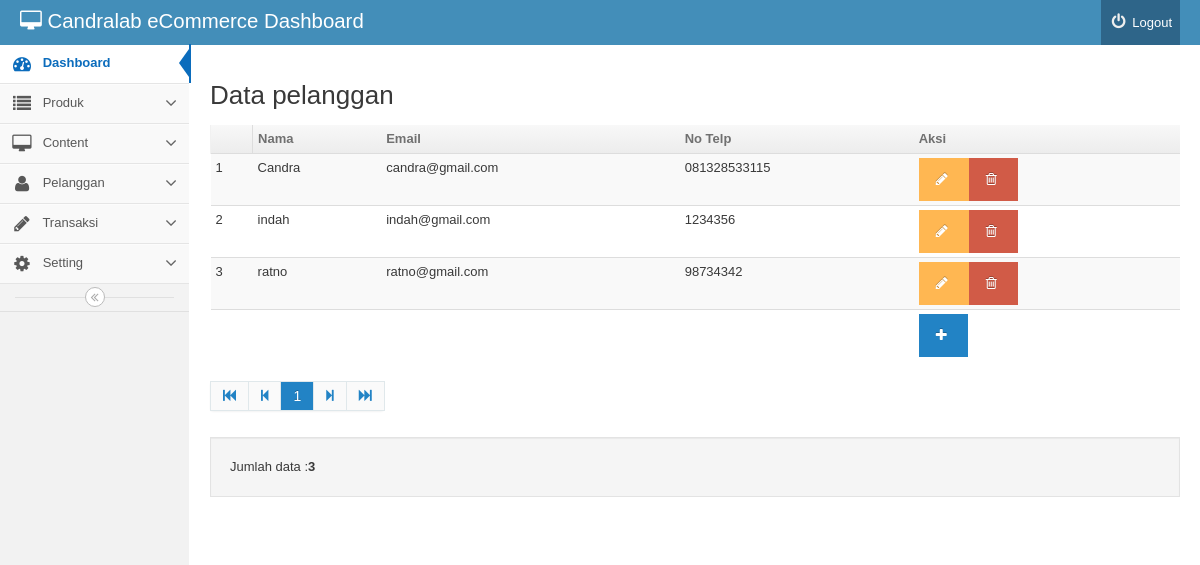
/backend/index.php?mod=pelanggan&pg=pelanggan_view (signed in), run on the app's committed database.
### tables this page shows
CREATE TABLE IF NOT EXISTS `pelanggan` (
  `idpelanggan` int(11) NOT NULL AUTO_INCREMENT,
  `nama` varchar(25) NOT NULL,
  `kelamin` set('L','P') NOT NULL,
  `email` varchar(100) NOT NULL,
  `alamat` varchar(200) NOT NULL,
  `kodepos` varchar(6) NOT NULL,
  `kota` varchar(25) NOT NULL,
  `telp` varchar(200) NOT NULL,
  `tanggal_daftar` date DEFAULT NULL,
  `password` varchar(32) NOT NULL,
  `status` int(11) NOT NULL,
  PRIMARY KEY (`idpelanggan`)
);

### backend/pelanggan/pelanggan_view.php (the view, shortened to what this page needs)
<div>
	<h2 id="headings"> Data pelanggan</h2>
	<table  class="table table-striped table-condensed">
		<thead>
			<th><td><b>Nama </b></td><td><b>Email</b></td><td><b>No Telp</b></td><td><b>Aksi</b></td></th>
		</thead>
		<tbody>
<?php
$batas='5';
$halaman=$_GET['halaman'];
$posisi=null;
if(empty($halaman)){
$posisi=0;
}else{
$posisi=($halaman-1)* $batas;
}
$query="SELECT pelanggan.*
 from pelanggan
 limit $posisi,$batas ";
$result=mysql_query($query) or die(mysql_error());
$no=1;
while($rows=mysql_fetch_object($result)){
			?>
			<tr>
				<td><?php echo $posisi+$no
				?></td>
				<td><?php		echo $rows -> nama;?></td>
			<td><?php		echo $rows ->email;?></td>
			<td><?php		echo $rows->telp;?></td>
				<td>
					<a href="index.php?mod=pelanggan&pg=pelanggan_form&id=<?php echo $rows -> idpelanggan;?>"
				class='btn btn-warning'> <i class="icon-pencil"></i></a><a href="index.php?mod=pelanggan&pg=pelanggan_view&act=del&id=<?php echo$rows -> idpelanggan; ?>"
				onclick="return confirm('Yakin data akan dihapus?') ";
				class='btn btn-danger'> <i class="icon-trash"></i></a></td>
			</tr>
			<?php	$no++;
	}?>
			<tr>
				<td colspan='4' ></td><td><a href="index.php?mod=pelanggan&pg=pelanggan_form"
				class='btn btn-primary'	><i class="icon-plus"></i></a></td>
			</tr>
		</tbody>
	</table>
	<?php
$tampil2 = mysql_query("SELECT idpelanggan from pelanggan");
$jmldata = mysql_num_rows($tampil2);
?>
<div class='pagination'>
	<ul>
	</ul>
</div>
<div class='well'>Jumlah data :<strong><?php echo $jmldata;?> </strong></div>
</div>

### data on the page
pelanggan: no "1", nama "Candra", email "candra@gmail.com", telp "081328533115"
pelanggan: no "2", nama "indah", email "indah@gmail.com", telp "1234356"
pelanggan: no "3", nama "ratno", email "ratno@gmail.com", telp "98734342"

### other printed values
$halaman "1"
$jmldata "3"
